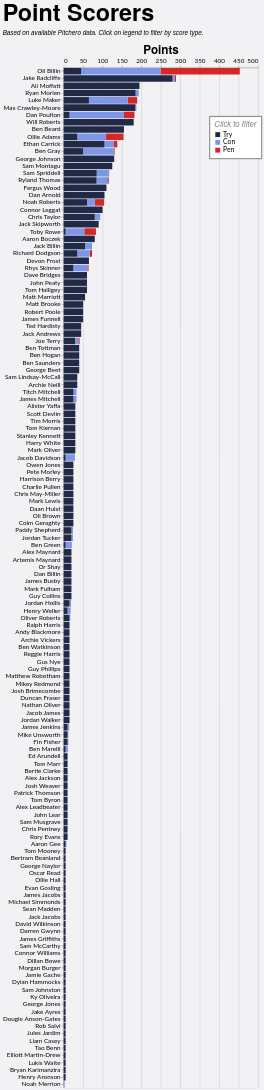

Write the Vega-Lite specification saved for this chart.
### Vega-Lite specification from a JSON file in a GitHub repository (floating-point values rounded to 4 significant figures; data arrays with more than 128 entries replaced by an {"elided": "..."} marker saying what was removed)
{"config": {"axis": {"labelFont": "Lato, sans-serif", "titleFont": "PT Sans Narrow, Helvetica Neue, Helvetica, Arial, sans-serif", "labelFontSize": 13, "titleFontSize": 24, "gridColor": "#202947", "gridOpacity": 0.2}, "header": {"labelFont": "PT Sans Narrow, Helvetica Neue, Helvetica, Arial, sans-serif", "titleFont": "PT Sans Narrow, Helvetica Neue, Helvetica, Arial, sans-serif", "labelFontSize": 24, "titleFontSize": 28, "labelFontWeight": "bold", "orient": "left"}, "legend": {"labelFont": "Lato, sans-serif", "titleFont": "PT Sans Narrow, Helvetica Neue, Helvetica, Arial, sans-serif", "labelFontSize": 14, "titleFontSize": 16, "titlePadding": 5, "fillColor": "white", "strokeColor": "black", "padding": 10, "titleFontWeight": "lighter", "titleFontStyle": "italic", "titleColor": "gray", "offset": 10}, "title": {"font": "PT Sans Narrow, Helvetica Neue, Helvetica, Arial, sans-serif", "fontSize": 48, "fontWeight": "bold", "anchor": "start", "align": "center", "titlePadding": 20, "subtitlePadding": 10, "subtitleFontSize": 13, "subtitleColor": "", "subtitleFontStyle": "italic", "offset": 15, "color": "black"}, "axisX": {"labelAngle": 0}, "facet": {"title": null, "header": null, "align": {"row": "each", "column": "each"}}, "resolve": {"scale": {"y": "independent", "facet": "independent"}}, "background": "#f2f1f4"}, "data": {"name": "data-04819e49161673023ed1061bcb2827e3"}, "mark": {"type": "bar"}, "encoding": {"color": {"field": "event", "legend": {"legendX": 300, "legendY": 100, "orient": "none", "title": "Click to filter"}, "scale": {"domain": ["Try", "Con", "Pen"], "range": ["#202946", "#7d96e8", "#d62728"]}, "type": "nominal"}, "order": {"field": "event_sort", "sort": "ascending", "type": "quantitative"}, "tooltip": [{"field": "player", "title": "Player", "type": "nominal"}, {"field": "event", "title": "Type", "type": "nominal"}, {"aggregate": "sum", "field": "count", "title": "Count", "type": "quantitative"}, {"aggregate": "sum", "field": "Points", "title": "Points", "type": "quantitative"}, {"aggregate": "sum", "field": "A", "title": "Games", "type": "quantitative"}], "x": {"aggregate": "sum", "axis": {"orient": "top", "title": "Points"}, "field": "Points", "type": "quantitative"}, "y": {"field": "player", "sort": "-x", "title": null, "type": "nominal"}}, "height": {"step": 15}, "params": [{"name": "param_1", "select": {"type": "point", "fields": ["event"]}, "bind": "legend"}], "title": {"text": "Point Scorers", "subtitle": "Based on available Pitchero data. Click on legend to filter by score type."}, "transform": [{"filter": {"param": "param_1"}}, {"calculate": "datum.event == 'Try' ? 1 : datum.event == 'Con' ? 2 : datum.event == 'Pen' ? 3 : 4", "as": "event_sort"}], "width": 400, "$schema": "https://vega.github.io/schema/vega-lite/v5.20.1.json", "datasets": {"data-04819e49161673023ed1061bcb2827e3": {"elided": "438 records"}}}
